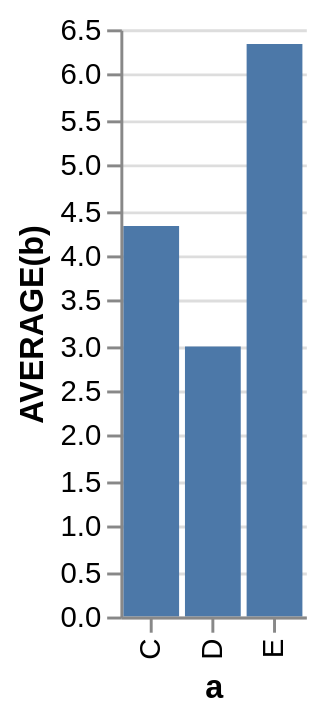

Vega-Lite specification for this chart:
### Vega specification from a JSON file in a GitHub repository (floating-point values rounded to 4 significant figures)
{"$schema": "http://vega.github.io/schema/vega/v3.0.json", "autosize": "pad", "padding": 5, "encode": {"update": {"fill": {"value": "transparent"}}}, "data": [{"name": "source_0", "values": [{"a": "C", "b": 2}, {"a": "C", "b": 7}, {"a": "C", "b": 4}, {"a": "D", "b": 1}, {"a": "D", "b": 2}, {"a": "D", "b": 6}, {"a": "E", "b": 8}, {"a": "E", "b": 4}, {"a": "E", "b": 7}], "format": {"type": "json", "parse": {"b": "number"}}, "transform": [{"type": "filter", "expr": "datum[\"b\"] !== null && !isNaN(datum[\"b\"])"}, {"type": "aggregate", "groupby": ["a"], "ops": ["average"], "fields": ["b"], "as": ["average_b"]}]}], "signals": [{"name": "width", "update": "bandspace(domain('x').length, 0.1, 0.05) * 21"}, {"name": "height", "update": "200"}], "marks": [{"name": "marks", "type": "rect", "role": "bar", "from": {"data": "source_0"}, "encode": {"update": {"x": {"scale": "x", "field": "a"}, "width": {"scale": "x", "band": true}, "y": {"scale": "y", "field": "average_b"}, "y2": {"scale": "y", "value": 0}, "fill": {"value": "#4c78a8"}}}}], "scales": [{"name": "x", "type": "band", "domain": {"data": "source_0", "field": "a", "sort": true}, "range": {"step": 21}, "round": true, "paddingInner": 0.1, "paddingOuter": 0.05}, {"name": "y", "type": "linear", "domain": {"data": "source_0", "field": "average_b"}, "range": [200, 0], "round": true, "nice": true, "zero": true}], "axes": [{"scale": "x", "orient": "bottom", "tickCount": 5, "title": "a", "zindex": 1, "encode": {"labels": {"update": {"angle": {"value": 270}, "align": {"value": "right"}, "baseline": {"value": "middle"}}}}}, {"scale": "y", "format": "s", "orient": "left", "title": "AVERAGE(b)", "zindex": 1}, {"scale": "y", "domain": false, "format": "s", "grid": true, "labels": false, "orient": "left", "ticks": false, "zindex": 0, "gridScale": "x"}]}
